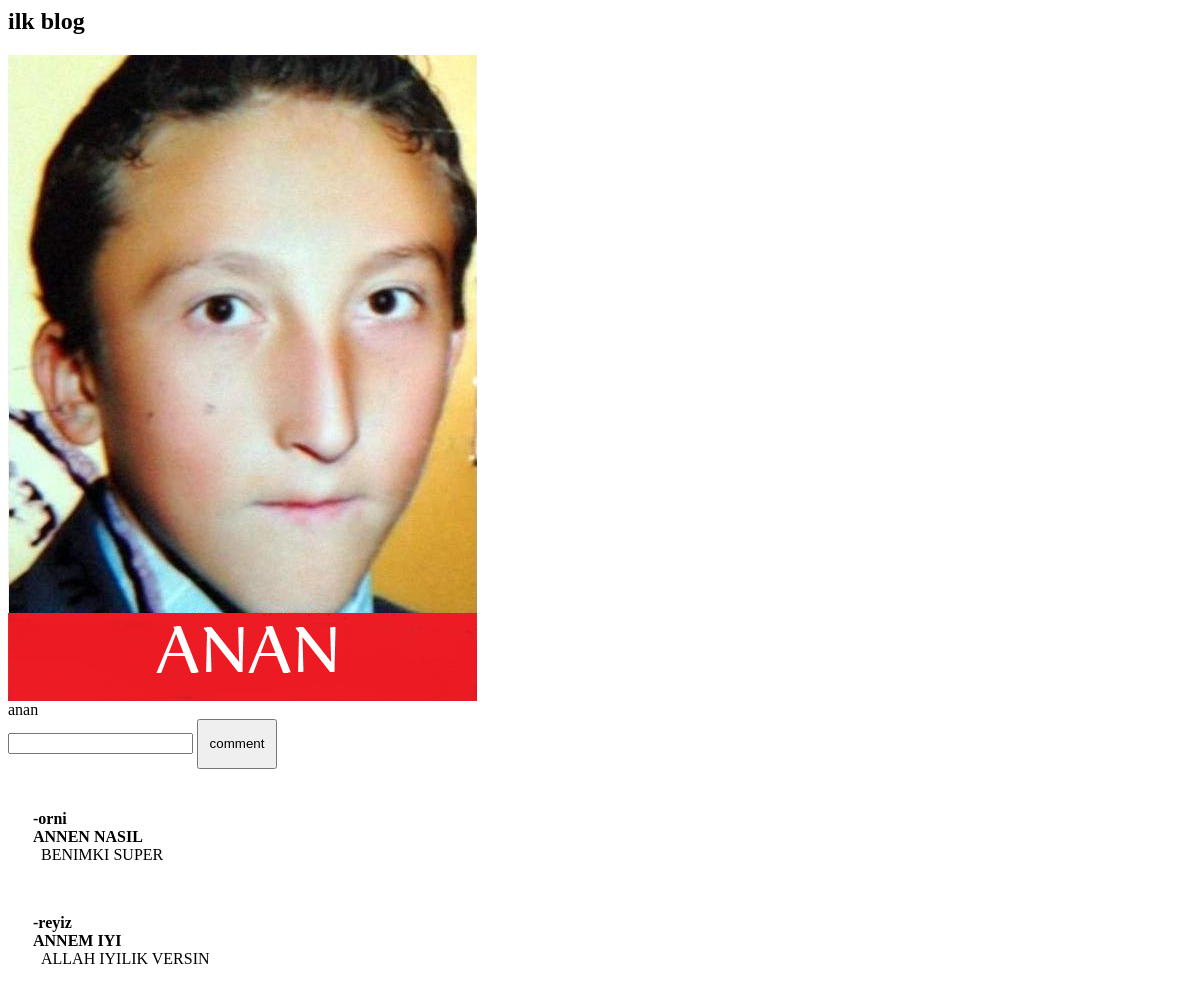
/blog/1, run on an earlier commit of the app's database.
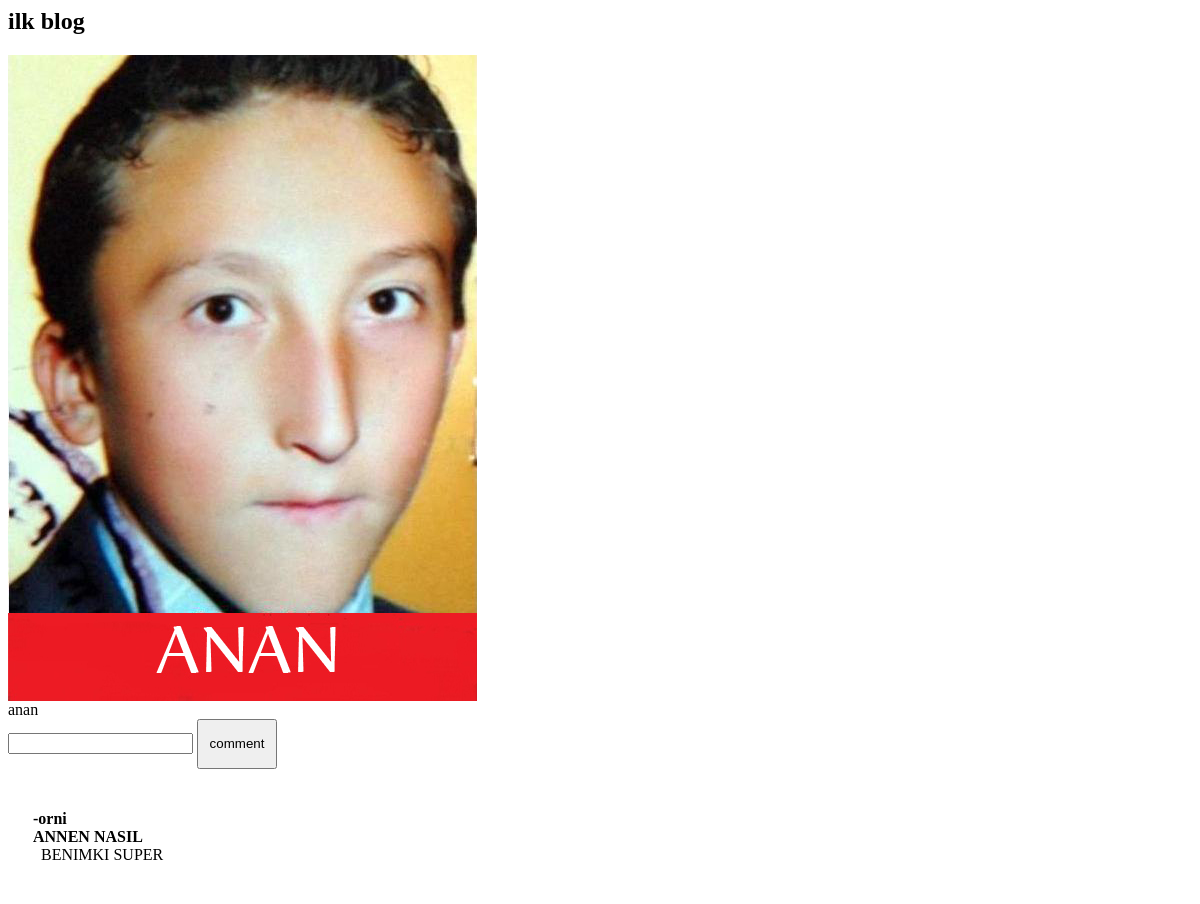
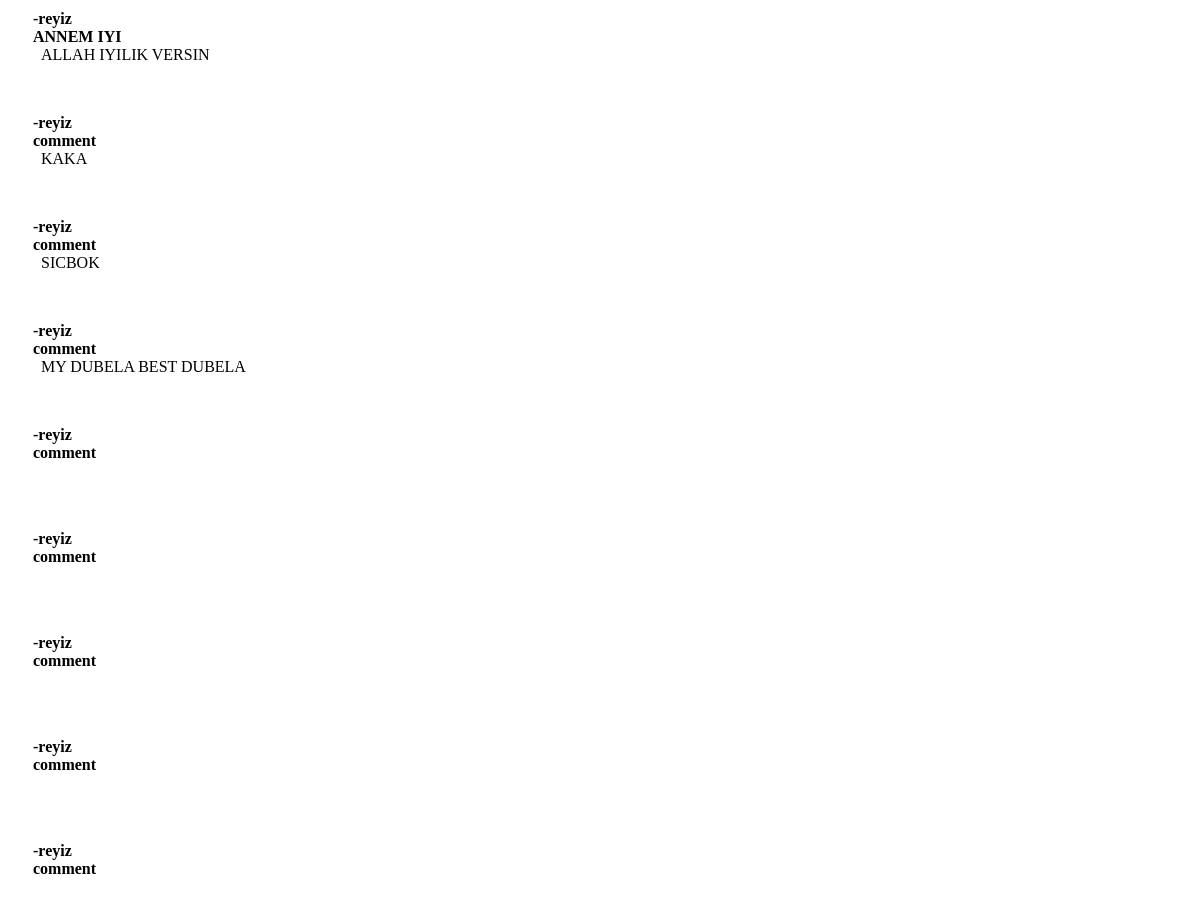
And on a later commit of the database (2 pictures, top to bottom).
### blog/models.py (models this page shows, shortened)
class Blog(models.Model):
    text = models.CharField(max_length=1000,default="")
    title = models.CharField(max_length=100, default="")
    image = models.FileField(default="",upload_to='blog_images/')
    create_time = models.DateTimeField(auto_now_add=True)
    upload_time = models.DateTimeField(auto_now=True)
    user = models.ForeignKey(User,on_delete=models.CASCADE)

class Comment(models.Model):
    title = models.CharField(max_length=30,default="")
    text = models.CharField(max_length=300,default="")
    create_time = models.DateTimeField(auto_now_add=True)
    user = models.ForeignKey(User,on_delete=models.CASCADE)
    blog = models.ForeignKey(Blog,on_delete=models.CASCADE)

### blog/views.py (the view)
# urls.py: url(r'^blog/(?P<blog_id>[0-9]+)$', views.display, name = "display"),
def display(request, blog_id):
    blog = get_object_or_404(Blog, id=blog_id)
    if request.method == "POST":
        comment = Comment(text=request.POST.get('txt','anan'),user=request.user,blog=blog,title="comment")
        comment.save()
    comments = blog.comment_set.all()
    return render(request,"display.html",{'blog' : blog, 'comments':comments})

### templates/display.html (shortened to what this page needs)
<h2>{{blog.title}}</h2>
<img src="{{blog.image.url}}">
<div style="width:100%; position:relative;"> <a>{{blog.text}}</a> </div>
<form method="post" action="{% url 'blog:display' blog.id %}">
  <input type="text" name="txt">
  <button type="submit" style="height:50px; width:80px;"> comment</button>
</form>
{% for comment in comments %}
<div style="width:50%;left:0;position:relative;padding:25px;border:1 px solid;"><b>-{{comment.user}}</b><br> <b>{{comment.title}}</b><br>&nbsp;&nbsp;{{comment.text}}<br> </div>
{% endfor %}

What changed in the data, as far as the page shows it:
added Comment: user "reyiz", title "comment", text "KAKA"
added Comment: user "reyiz", title "comment", text "SICBOK"
added Comment: user "reyiz", title "comment", text "MY DUBELA BEST DUBELA"
added Comment: user "reyiz", title "comment"
added Comment: user "reyiz", title "comment"
added Comment: user "reyiz", title "comment"
added Comment: user "reyiz", title "comment"
added Comment: user "reyiz", title "comment"
